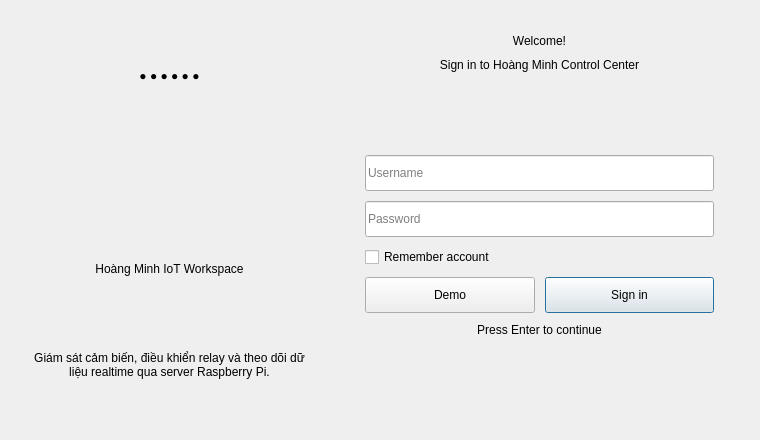
<?xml version="1.0" encoding="UTF-8"?>
<ui version="4.0">
 <class>LoginPage</class>
 <widget class="QWidget" name="LoginPage">
  <layout class="QGridLayout" name="pageLayout">
   <property name="leftMargin"><number>10</number></property>
   <property name="topMargin"><number>10</number></property>
   <property name="rightMargin"><number>10</number></property>
   <property name="bottomMargin"><number>10</number></property>
   <item row="0" column="0" alignment="Qt::AlignCenter">
    <widget class="QFrame" name="splitLoginCard">
     <property name="minimumSize"><size><width>740</width><height>420</height></size></property>
     <property name="maximumSize"><size><width>780</width><height>450</height></size></property>
     <layout class="QHBoxLayout" name="splitLayout">
      <property name="leftMargin"><number>0</number></property>
      <property name="topMargin"><number>0</number></property>
      <property name="rightMargin"><number>0</number></property>
      <property name="bottomMargin"><number>0</number></property>
      <property name="spacing"><number>0</number></property>
      <item>
       <widget class="QFrame" name="loginArtPanel">
        <layout class="QVBoxLayout" name="artLayout">
         <property name="leftMargin"><number>24</number></property>
         <property name="topMargin"><number>20</number></property>
         <property name="rightMargin"><number>24</number></property>
         <property name="bottomMargin"><number>20</number></property>
         <item>
          <widget class="QLabel" name="artTopDots">
           <property name="text"><string>● ● ● ● ● ●</string></property>
           <property name="alignment"><set>Qt::AlignCenter</set></property>
          </widget>
         </item>
         <item>
          <widget class="QLabel" name="illustrationLabel">
           <property name="text"><string></string></property>
           <property name="alignment"><set>Qt::AlignCenter</set></property>
          </widget>
         </item>
         <item>
          <widget class="QLabel" name="artTitleLabel">
           <property name="text"><string>Hoàng Minh IoT Workspace</string></property>
           <property name="alignment"><set>Qt::AlignCenter</set></property>
          </widget>
         </item>
         <item>
          <widget class="QLabel" name="artHintLabel">
           <property name="text"><string>Giám sát cảm biến, điều khiển relay và theo dõi dữ liệu realtime qua server Raspberry Pi.</string></property>
           <property name="wordWrap"><bool>true</bool></property>
           <property name="alignment"><set>Qt::AlignCenter</set></property>
          </widget>
         </item>
        </layout>
       </widget>
      </item>
      <item>
       <widget class="QFrame" name="loginFormPanel">
        <layout class="QVBoxLayout" name="loginFormLayout">
         <property name="leftMargin"><number>36</number></property>
         <property name="topMargin"><number>24</number></property>
         <property name="rightMargin"><number>36</number></property>
         <property name="bottomMargin"><number>20</number></property>
         <property name="spacing"><number>10</number></property>
         <item>
          <widget class="QLabel" name="welcomeLabel">
           <property name="text"><string>Welcome!</string></property>
           <property name="alignment"><set>Qt::AlignCenter</set></property>
          </widget>
         </item>
         <item>
          <widget class="QLabel" name="subtitleLabel">
           <property name="text"><string>Sign in to Hoàng Minh Control Center</string></property>
           <property name="alignment"><set>Qt::AlignCenter</set></property>
          </widget>
         </item>
         <item><spacer name="formTopGap"><property name="orientation"><enum>Qt::Vertical</enum></property><property name="sizeHint" stdset="0"><size><width>20</width><height>6</height></size></property></spacer></item>
         <item>
          <widget class="QLineEdit" name="usernameEdit">
           <property name="minimumSize"><size><width>0</width><height>36</height></size></property>
           <property name="placeholderText"><string>Username</string></property>
           <property name="clearButtonEnabled"><bool>true</bool></property>
          </widget>
         </item>
         <item>
          <widget class="QLineEdit" name="passwordEdit">
           <property name="minimumSize"><size><width>0</width><height>36</height></size></property>
           <property name="placeholderText"><string>Password</string></property>
           <property name="echoMode"><enum>QLineEdit::Password</enum></property>
          </widget>
         </item>
         <item>
          <widget class="QCheckBox" name="rememberAccountCheckBox">
           <property name="cursor"><cursorShape>PointingHandCursor</cursorShape></property>
           <property name="text"><string>Remember account</string></property>
          </widget>
         </item>
         <item>
          <layout class="QHBoxLayout" name="buttonLayout">
           <property name="spacing"><number>10</number></property>
           <item>
            <widget class="QPushButton" name="demoButton">
             <property name="minimumSize"><size><width>0</width><height>36</height></size></property>
             <property name="text"><string>Demo</string></property>
            </widget>
           </item>
           <item>
            <widget class="QPushButton" name="loginButton">
             <property name="minimumSize"><size><width>0</width><height>36</height></size></property>
             <property name="cursor"><cursorShape>PointingHandCursor</cursorShape></property>
             <property name="text"><string>Sign in</string></property>
             <property name="default"><bool>true</bool></property>
            </widget>
           </item>
          </layout>
         </item>
         <item>
          <widget class="QLabel" name="footerHintLabel">
           <property name="text"><string>Press Enter to continue</string></property>
           <property name="alignment"><set>Qt::AlignCenter</set></property>
          </widget>
         </item>
         <item><spacer name="bottomStretch"><property name="orientation"><enum>Qt::Vertical</enum></property><property name="sizeHint" stdset="0"><size><width>20</width><height>10</height></size></property></spacer></item>
        </layout>
       </widget>
      </item>
     </layout>
    </widget>
   </item>
  </layout>
 </widget>
 <resources><include location="../../resources/resources.qrc"/></resources>
 <connections/>
</ui>
